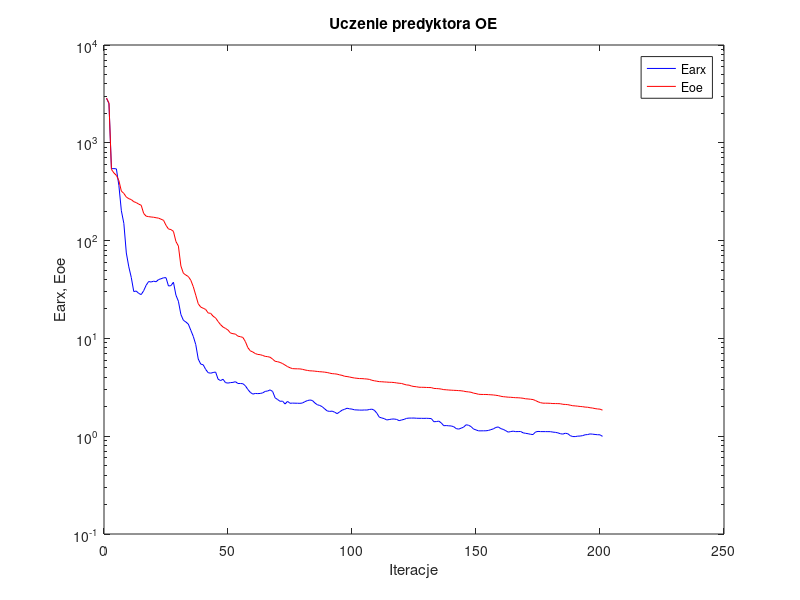
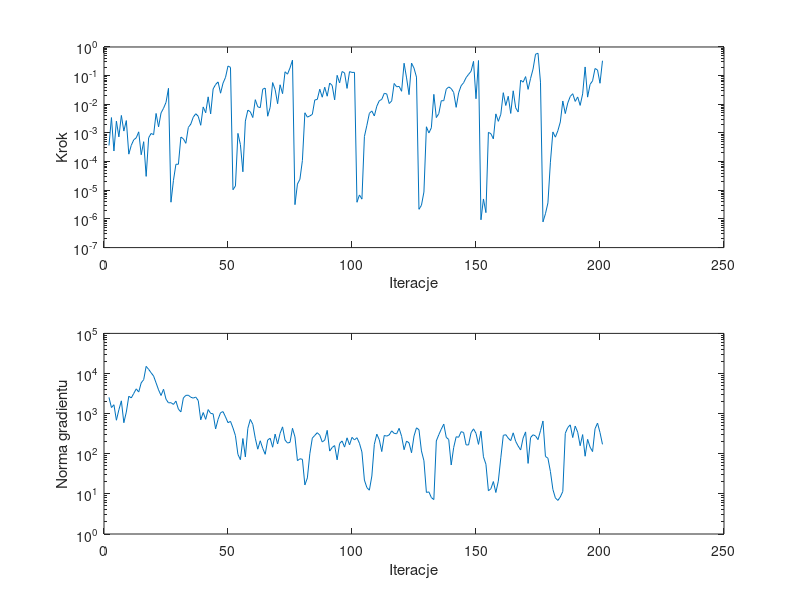

These charts were generated, in order, by the following MATLAB code:
%uczenie predyktora oe
clear all;
n=0; farx(n+1)=2.857316e+003; foe(n+1)=2.868162e+003; wspucz(n+1)=0.000000e+000; ng(n+1)=0.000000e+000;
%odnowa zmiennej metryki
n=1; farx(n+1)=2.515679e+003; foe(n+1)=2.548521e+003; krok(n+1)=3.655481e-004; ng(n+1)=2.540627e+003;
n=2; farx(n+1)=5.433649e+002; foe(n+1)=5.346914e+002; krok(n+1)=3.442236e-003; ng(n+1)=1.418307e+003;
n=3; farx(n+1)=5.450362e+002; foe(n+1)=4.917141e+002; krok(n+1)=2.349204e-004; ng(n+1)=1.667038e+003;
n=4; farx(n+1)=5.411482e+002; foe(n+1)=4.642594e+002; krok(n+1)=2.583925e-003; ng(n+1)=6.850372e+002;
n=5; farx(n+1)=3.656113e+002; foe(n+1)=4.112948e+002; krok(n+1)=7.304663e-004; ng(n+1)=1.248850e+003;
n=6; farx(n+1)=2.019373e+002; foe(n+1)=3.205604e+002; krok(n+1)=4.089695e-003; ng(n+1)=2.085364e+003;
n=7; farx(n+1)=1.499825e+002; foe(n+1)=3.037194e+002; krok(n+1)=1.163400e-003; ng(n+1)=5.940485e+002;
n=8; farx(n+1)=7.472047e+001; foe(n+1)=2.788843e+002; krok(n+1)=2.707062e-003; ng(n+1)=1.096781e+003;
n=9; farx(n+1)=5.391996e+001; foe(n+1)=2.683279e+002; krok(n+1)=1.821736e-004; ng(n+1)=2.716875e+003;
n=10; farx(n+1)=4.196488e+001; foe(n+1)=2.626322e+002; krok(n+1)=3.716872e-004; ng(n+1)=2.464466e+003;
n=11; farx(n+1)=3.014160e+001; foe(n+1)=2.499496e+002; krok(n+1)=5.769914e-004; ng(n+1)=3.189635e+003;
n=12; farx(n+1)=3.049295e+001; foe(n+1)=2.447465e+002; krok(n+1)=6.767654e-004; ng(n+1)=4.148434e+003;
n=13; farx(n+1)=2.884389e+001; foe(n+1)=2.359193e+002; krok(n+1)=1.093891e-003; ng(n+1)=3.454135e+003;
n=14; farx(n+1)=2.806528e+001; foe(n+1)=2.300042e+002; krok(n+1)=1.736749e-004; ng(n+1)=5.864418e+003;
n=15; farx(n+1)=3.075820e+001; foe(n+1)=1.895393e+002; krok(n+1)=4.957630e-004; ng(n+1)=7.026005e+003;
n=16; farx(n+1)=3.496311e+001; foe(n+1)=1.777198e+002; krok(n+1)=3.055547e-005; ng(n+1)=1.509231e+004;
n=17; farx(n+1)=3.816285e+001; foe(n+1)=1.757827e+002; krok(n+1)=6.791933e-004; ng(n+1)=1.268084e+004;
n=18; farx(n+1)=3.772429e+001; foe(n+1)=1.743889e+002; krok(n+1)=9.628457e-004; ng(n+1)=1.044387e+004;
n=19; farx(n+1)=3.847205e+001; foe(n+1)=1.732989e+002; krok(n+1)=8.684522e-004; ng(n+1)=8.635544e+003;
n=20; farx(n+1)=3.796797e+001; foe(n+1)=1.713238e+002; krok(n+1)=4.795168e-003; ng(n+1)=5.831379e+003;
n=21; farx(n+1)=3.996729e+001; foe(n+1)=1.697334e+002; krok(n+1)=1.632192e-003; ng(n+1)=3.910067e+003;
n=22; farx(n+1)=4.072840e+001; foe(n+1)=1.654780e+002; krok(n+1)=5.003630e-003; ng(n+1)=2.833178e+003;
n=23; farx(n+1)=4.166542e+001; foe(n+1)=1.613551e+002; krok(n+1)=7.242402e-003; ng(n+1)=4.055040e+003;
n=24; farx(n+1)=4.177665e+001; foe(n+1)=1.433072e+002; krok(n+1)=1.165868e-002; ng(n+1)=2.295710e+003;
n=25; farx(n+1)=3.432976e+001; foe(n+1)=1.313903e+002; krok(n+1)=3.616714e-002; ng(n+1)=1.855163e+003;
%odnowa zmiennej metryki
n=26; farx(n+1)=3.466170e+001; foe(n+1)=1.297107e+002; krok(n+1)=3.838059e-006; ng(n+1)=1.875735e+003;
n=27; farx(n+1)=3.755177e+001; foe(n+1)=1.242533e+002; krok(n+1)=2.208984e-005; ng(n+1)=1.698984e+003;
n=28; farx(n+1)=2.770511e+001; foe(n+1)=9.795738e+001; krok(n+1)=8.104372e-005; ng(n+1)=2.054775e+003;
n=29; farx(n+1)=2.397885e+001; foe(n+1)=8.792927e+001; krok(n+1)=8.074766e-005; ng(n+1)=1.296226e+003;
n=30; farx(n+1)=1.757455e+001; foe(n+1)=5.508662e+001; krok(n+1)=7.213414e-004; ng(n+1)=1.106135e+003;
n=31; farx(n+1)=1.533487e+001; foe(n+1)=4.639810e+001; krok(n+1)=6.250570e-004; ng(n+1)=2.457813e+003;
n=32; farx(n+1)=1.472007e+001; foe(n+1)=4.443375e+001; krok(n+1)=4.347668e-004; ng(n+1)=2.851745e+003;
n=33; farx(n+1)=1.401029e+001; foe(n+1)=4.292846e+001; krok(n+1)=1.561071e-003; ng(n+1)=2.879123e+003;
n=34; farx(n+1)=1.210746e+001; foe(n+1)=3.931592e+001; krok(n+1)=2.041615e-003; ng(n+1)=2.563597e+003;
n=35; farx(n+1)=1.048794e+001; foe(n+1)=3.381208e+001; krok(n+1)=3.558977e-003; ng(n+1)=2.438248e+003;
n=36; farx(n+1)=8.645919e+000; foe(n+1)=2.767401e+001; krok(n+1)=4.683883e-003; ng(n+1)=2.587023e+003;
n=37; farx(n+1)=6.154275e+000; foe(n+1)=2.260318e+001; krok(n+1)=3.816075e-003; ng(n+1)=2.116813e+003;
n=38; farx(n+1)=5.461271e+000; foe(n+1)=2.091090e+001; krok(n+1)=1.853619e-003; ng(n+1)=7.012975e+002;
n=39; farx(n+1)=5.372925e+000; foe(n+1)=2.034356e+001; krok(n+1)=8.085176e-003; ng(n+1)=1.065421e+003;
n=40; farx(n+1)=4.816230e+000; foe(n+1)=1.976463e+001; krok(n+1)=5.062842e-003; ng(n+1)=7.213236e+002;
n=41; farx(n+1)=4.463578e+000; foe(n+1)=1.818934e+001; krok(n+1)=1.820180e-002; ng(n+1)=1.262193e+003;
n=42; farx(n+1)=4.407807e+000; foe(n+1)=1.805060e+001; krok(n+1)=4.633174e-003; ng(n+1)=1.013859e+003;
n=43; farx(n+1)=4.481048e+000; foe(n+1)=1.685929e+001; krok(n+1)=3.432277e-002; ng(n+1)=9.879687e+002;
n=44; farx(n+1)=4.529779e+000; foe(n+1)=1.618740e+001; krok(n+1)=4.904612e-002; ng(n+1)=4.158996e+002;
n=45; farx(n+1)=3.828662e+000; foe(n+1)=1.487847e+001; krok(n+1)=6.045742e-002; ng(n+1)=7.220598e+002;
n=46; farx(n+1)=3.705622e+000; foe(n+1)=1.382339e+001; krok(n+1)=2.439969e-002; ng(n+1)=1.057108e+003;
n=47; farx(n+1)=3.819437e+000; foe(n+1)=1.305965e+001; krok(n+1)=5.483245e-002; ng(n+1)=1.123043e+003;
n=48; farx(n+1)=3.527827e+000; foe(n+1)=1.265425e+001; krok(n+1)=8.713251e-002; ng(n+1)=8.272394e+002;
n=49; farx(n+1)=3.492285e+000; foe(n+1)=1.216277e+001; krok(n+1)=2.168605e-001; ng(n+1)=5.949278e+002;
n=50; farx(n+1)=3.532413e+000; foe(n+1)=1.135159e+001; krok(n+1)=1.943277e-001; ng(n+1)=6.426131e+002;
%odnowa zmiennej metryki
n=51; farx(n+1)=3.550367e+000; foe(n+1)=1.117474e+001; krok(n+1)=1.046329e-005; ng(n+1)=4.414749e+002;
n=52; farx(n+1)=3.608094e+000; foe(n+1)=1.106444e+001; krok(n+1)=1.414532e-005; ng(n+1)=2.824762e+002;
n=53; farx(n+1)=3.459621e+000; foe(n+1)=1.054174e+001; krok(n+1)=9.676779e-004; ng(n+1)=9.649497e+001;
n=54; farx(n+1)=3.459055e+000; foe(n+1)=1.041576e+001; krok(n+1)=3.933588e-004; ng(n+1)=7.100020e+001;
n=55; farx(n+1)=3.441072e+000; foe(n+1)=1.022786e+001; krok(n+1)=4.418089e-005; ng(n+1)=2.397223e+002;
n=56; farx(n+1)=3.278260e+000; foe(n+1)=9.285576e+000; krok(n+1)=2.593399e-003; ng(n+1)=8.340711e+001;
n=57; farx(n+1)=3.004722e+000; foe(n+1)=8.045792e+000; krok(n+1)=6.255325e-003; ng(n+1)=4.307136e+002;
n=58; farx(n+1)=2.805733e+000; foe(n+1)=7.458051e+000; krok(n+1)=5.478088e-003; ng(n+1)=7.167629e+002;
n=59; farx(n+1)=2.694996e+000; foe(n+1)=7.261927e+000; krok(n+1)=3.452691e-003; ng(n+1)=5.413367e+002;
n=60; farx(n+1)=2.735283e+000; foe(n+1)=7.003189e+000; krok(n+1)=1.450364e-002; ng(n+1)=2.438548e+002;
n=61; farx(n+1)=2.726169e+000; foe(n+1)=6.853067e+000; krok(n+1)=8.161186e-003; ng(n+1)=1.300536e+002;
n=62; farx(n+1)=2.736226e+000; foe(n+1)=6.818390e+000; krok(n+1)=7.627492e-003; ng(n+1)=2.108483e+002;
n=63; farx(n+1)=2.773675e+000; foe(n+1)=6.690493e+000; krok(n+1)=3.369650e-002; ng(n+1)=1.365527e+002;
n=64; farx(n+1)=2.872496e+000; foe(n+1)=6.551117e+000; krok(n+1)=3.685289e-002; ng(n+1)=9.687921e+001;
n=65; farx(n+1)=2.899482e+000; foe(n+1)=6.506409e+000; krok(n+1)=3.835857e-003; ng(n+1)=2.202648e+002;
n=66; farx(n+1)=2.976559e+000; foe(n+1)=6.413769e+000; krok(n+1)=7.837498e-003; ng(n+1)=2.439488e+002;
n=67; farx(n+1)=2.864521e+000; foe(n+1)=6.136049e+000; krok(n+1)=5.730115e-002; ng(n+1)=1.455258e+002;
n=68; farx(n+1)=2.468019e+000; foe(n+1)=5.834040e+000; krok(n+1)=3.277333e-002; ng(n+1)=3.087675e+002;
n=69; farx(n+1)=2.371501e+000; foe(n+1)=5.777341e+000; krok(n+1)=1.046652e-002; ng(n+1)=1.752090e+002;
n=70; farx(n+1)=2.273463e+000; foe(n+1)=5.679342e+000; krok(n+1)=4.799811e-002; ng(n+1)=3.220048e+002;
n=71; farx(n+1)=2.284995e+000; foe(n+1)=5.531937e+000; krok(n+1)=2.351648e-002; ng(n+1)=4.680282e+002;
n=72; farx(n+1)=2.135194e+000; foe(n+1)=5.338145e+000; krok(n+1)=1.365450e-001; ng(n+1)=2.192745e+002;
n=73; farx(n+1)=2.271318e+000; foe(n+1)=5.148218e+000; krok(n+1)=1.125137e-001; ng(n+1)=1.852852e+002;
n=74; farx(n+1)=2.171390e+000; foe(n+1)=5.009710e+000; krok(n+1)=1.865458e-001; ng(n+1)=1.920689e+002;
n=75; farx(n+1)=2.180117e+000; foe(n+1)=4.910851e+000; krok(n+1)=3.485301e-001; ng(n+1)=4.309383e+002;
%odnowa zmiennej metryki
n=76; farx(n+1)=2.175540e+000; foe(n+1)=4.892136e+000; krok(n+1)=3.150147e-006; ng(n+1)=2.628138e+002;
n=77; farx(n+1)=2.173133e+000; foe(n+1)=4.886764e+000; krok(n+1)=1.649119e-005; ng(n+1)=6.712699e+001;
n=78; farx(n+1)=2.168323e+000; foe(n+1)=4.876676e+000; krok(n+1)=2.428432e-005; ng(n+1)=7.503483e+001;
n=79; farx(n+1)=2.184710e+000; foe(n+1)=4.830981e+000; krok(n+1)=1.098766e-004; ng(n+1)=7.266716e+001;
n=80; farx(n+1)=2.254398e+000; foe(n+1)=4.757183e+000; krok(n+1)=5.062842e-003; ng(n+1)=1.668553e+001;
n=81; farx(n+1)=2.312179e+000; foe(n+1)=4.707600e+000; krok(n+1)=3.559503e-003; ng(n+1)=2.501086e+001;
n=82; farx(n+1)=2.345212e+000; foe(n+1)=4.661140e+000; krok(n+1)=3.937497e-003; ng(n+1)=1.002471e+002;
n=83; farx(n+1)=2.320019e+000; foe(n+1)=4.652833e+000; krok(n+1)=4.447430e-003; ng(n+1)=2.456699e+002;
n=84; farx(n+1)=2.189395e+000; foe(n+1)=4.623924e+000; krok(n+1)=1.420161e-002; ng(n+1)=2.870067e+002;
n=85; farx(n+1)=2.098535e+000; foe(n+1)=4.595167e+000; krok(n+1)=1.479856e-002; ng(n+1)=3.349956e+002;
n=86; farx(n+1)=2.061687e+000; foe(n+1)=4.563615e+000; krok(n+1)=3.360874e-002; ng(n+1)=2.908835e+002;
n=87; farx(n+1)=2.003285e+000; foe(n+1)=4.547577e+000; krok(n+1)=1.767909e-002; ng(n+1)=1.968503e+002;
n=88; farx(n+1)=1.900906e+000; foe(n+1)=4.516280e+000; krok(n+1)=3.948745e-002; ng(n+1)=2.184769e+002;
n=89; farx(n+1)=1.813427e+000; foe(n+1)=4.479744e+000; krok(n+1)=1.916842e-002; ng(n+1)=3.830149e+002;
n=90; farx(n+1)=1.793259e+000; foe(n+1)=4.414696e+000; krok(n+1)=5.524306e-002; ng(n+1)=1.165940e+002;
n=91; farx(n+1)=1.804486e+000; foe(n+1)=4.361114e+000; krok(n+1)=4.545636e-002; ng(n+1)=1.434161e+002;
n=92; farx(n+1)=1.760504e+000; foe(n+1)=4.342704e+000; krok(n+1)=1.427439e-002; ng(n+1)=1.600627e+002;
n=93; farx(n+1)=1.700881e+000; foe(n+1)=4.310433e+000; krok(n+1)=1.025515e-001; ng(n+1)=7.057944e+001;
n=94; farx(n+1)=1.772255e+000; foe(n+1)=4.240103e+000; krok(n+1)=5.576355e-002; ng(n+1)=1.803331e+002;
n=95; farx(n+1)=1.845539e+000; foe(n+1)=4.189772e+000; krok(n+1)=1.392689e-001; ng(n+1)=2.084184e+002;
n=96; farx(n+1)=1.882981e+000; foe(n+1)=4.101620e+000; krok(n+1)=1.251442e-001; ng(n+1)=1.465187e+002;
n=97; farx(n+1)=1.932465e+000; foe(n+1)=4.074674e+000; krok(n+1)=3.586741e-002; ng(n+1)=2.496894e+002;
n=98; farx(n+1)=1.905649e+000; foe(n+1)=4.030615e+000; krok(n+1)=1.380129e-001; ng(n+1)=1.666038e+002;
n=99; farx(n+1)=1.892922e+000; foe(n+1)=3.978049e+000; krok(n+1)=1.296496e-001; ng(n+1)=2.563726e+002;
n=100; farx(n+1)=1.860976e+000; foe(n+1)=3.936516e+000; krok(n+1)=1.300618e-001; ng(n+1)=2.215468e+002;
%odnowa zmiennej metryki
n=101; farx(n+1)=1.855406e+000; foe(n+1)=3.910165e+000; krok(n+1)=3.819098e-006; ng(n+1)=2.512716e+002;
n=102; farx(n+1)=1.849824e+000; foe(n+1)=3.885115e+000; krok(n+1)=6.872937e-006; ng(n+1)=1.827745e+002;
n=103; farx(n+1)=1.847632e+000; foe(n+1)=3.880529e+000; krok(n+1)=4.910098e-006; ng(n+1)=1.108715e+002;
n=104; farx(n+1)=1.854493e+000; foe(n+1)=3.861818e+000; krok(n+1)=7.496833e-004; ng(n+1)=2.208140e+001;
n=105; farx(n+1)=1.851464e+000; foe(n+1)=3.843768e+000; krok(n+1)=1.849454e-003; ng(n+1)=1.433546e+001;
n=106; farx(n+1)=1.875097e+000; foe(n+1)=3.810104e+000; krok(n+1)=4.838912e-003; ng(n+1)=1.236527e+001;
n=107; farx(n+1)=1.891331e+000; foe(n+1)=3.733162e+000; krok(n+1)=5.852382e-003; ng(n+1)=2.780554e+001;
n=108; farx(n+1)=1.843055e+000; foe(n+1)=3.687681e+000; krok(n+1)=3.912002e-003; ng(n+1)=1.720297e+002;
n=109; farx(n+1)=1.721950e+000; foe(n+1)=3.650707e+000; krok(n+1)=8.579668e-003; ng(n+1)=3.083410e+002;
n=110; farx(n+1)=1.566541e+000; foe(n+1)=3.613551e+000; krok(n+1)=1.333847e-002; ng(n+1)=2.235541e+002;
n=111; farx(n+1)=1.536248e+000; foe(n+1)=3.603850e+000; krok(n+1)=1.482896e-002; ng(n+1)=1.134912e+002;
n=112; farx(n+1)=1.512790e+000; foe(n+1)=3.587657e+000; krok(n+1)=2.409244e-002; ng(n+1)=2.853447e+002;
n=113; farx(n+1)=1.466151e+000; foe(n+1)=3.575602e+000; krok(n+1)=2.307159e-002; ng(n+1)=2.756729e+002;
n=114; farx(n+1)=1.479961e+000; foe(n+1)=3.560669e+000; krok(n+1)=1.064021e-002; ng(n+1)=2.943810e+002;
n=115; farx(n+1)=1.496537e+000; foe(n+1)=3.555619e+000; krok(n+1)=1.311143e-002; ng(n+1)=3.720620e+002;
n=116; farx(n+1)=1.499595e+000; foe(n+1)=3.537692e+000; krok(n+1)=5.335388e-002; ng(n+1)=3.220239e+002;
n=117; farx(n+1)=1.484345e+000; foe(n+1)=3.505973e+000; krok(n+1)=4.077788e-002; ng(n+1)=3.148382e+002;
n=118; farx(n+1)=1.442009e+000; foe(n+1)=3.478974e+000; krok(n+1)=4.219480e-002; ng(n+1)=4.304215e+002;
n=119; farx(n+1)=1.465182e+000; foe(n+1)=3.460307e+000; krok(n+1)=2.847603e-002; ng(n+1)=2.723686e+002;
n=120; farx(n+1)=1.486262e+000; foe(n+1)=3.396906e+000; krok(n+1)=2.709781e-001; ng(n+1)=1.262556e+002;
n=121; farx(n+1)=1.521323e+000; foe(n+1)=3.342759e+000; krok(n+1)=8.343059e-002; ng(n+1)=2.072142e+002;
n=122; farx(n+1)=1.532239e+000; foe(n+1)=3.327476e+000; krok(n+1)=2.173419e-002; ng(n+1)=1.868566e+002;
n=123; farx(n+1)=1.531929e+000; foe(n+1)=3.257921e+000; krok(n+1)=2.745494e-001; ng(n+1)=1.059700e+002;
n=124; farx(n+1)=1.533728e+000; foe(n+1)=3.222136e+000; krok(n+1)=1.827807e-001; ng(n+1)=2.761365e+002;
n=125; farx(n+1)=1.526409e+000; foe(n+1)=3.202837e+000; krok(n+1)=8.892157e-002; ng(n+1)=4.429653e+002;
%odnowa zmiennej metryki
n=126; farx(n+1)=1.524295e+000; foe(n+1)=3.167776e+000; krok(n+1)=2.167989e-006; ng(n+1)=3.969788e+002;
n=127; farx(n+1)=1.523917e+000; foe(n+1)=3.163729e+000; krok(n+1)=2.991239e-006; ng(n+1)=1.176679e+002;
n=128; farx(n+1)=1.521780e+000; foe(n+1)=3.160434e+000; krok(n+1)=8.720009e-006; ng(n+1)=6.691134e+001;
n=129; farx(n+1)=1.524986e+000; foe(n+1)=3.150921e+000; krok(n+1)=1.645803e-003; ng(n+1)=1.086200e+001;
n=130; farx(n+1)=1.520498e+000; foe(n+1)=3.145051e+000; krok(n+1)=9.988735e-004; ng(n+1)=1.121945e+001;
n=131; farx(n+1)=1.513175e+000; foe(n+1)=3.140078e+000; krok(n+1)=1.516318e-003; ng(n+1)=8.095228e+000;
n=132; farx(n+1)=1.406377e+000; foe(n+1)=3.080591e+000; krok(n+1)=2.223039e-002; ng(n+1)=7.208190e+000;
n=133; farx(n+1)=1.411441e+000; foe(n+1)=3.071121e+000; krok(n+1)=3.442236e-003; ng(n+1)=2.089759e+002;
n=134; farx(n+1)=1.426929e+000; foe(n+1)=3.058756e+000; krok(n+1)=4.747676e-003; ng(n+1)=2.986866e+002;
n=135; farx(n+1)=1.366559e+000; foe(n+1)=3.032871e+000; krok(n+1)=1.333847e-002; ng(n+1)=4.103905e+002;
n=136; farx(n+1)=1.280416e+000; foe(n+1)=2.994462e+000; krok(n+1)=1.333847e-002; ng(n+1)=5.484886e+002;
n=137; farx(n+1)=1.284766e+000; foe(n+1)=2.982961e+000; krok(n+1)=3.360874e-002; ng(n+1)=2.567067e+002;
n=138; farx(n+1)=1.277176e+000; foe(n+1)=2.966110e+000; krok(n+1)=4.030924e-002; ng(n+1)=2.270659e+002;
n=139; farx(n+1)=1.272793e+000; foe(n+1)=2.956303e+000; krok(n+1)=3.552033e-002; ng(n+1)=5.253782e+001;
n=140; farx(n+1)=1.251342e+000; foe(n+1)=2.945476e+000; krok(n+1)=2.578794e-002; ng(n+1)=1.431456e+002;
n=141; farx(n+1)=1.196942e+000; foe(n+1)=2.938188e+000; krok(n+1)=7.835038e-003; ng(n+1)=2.655545e+002;
n=142; farx(n+1)=1.181606e+000; foe(n+1)=2.924887e+000; krok(n+1)=2.509977e-002; ng(n+1)=2.578143e+002;
n=143; farx(n+1)=1.207802e+000; foe(n+1)=2.914956e+000; krok(n+1)=4.438543e-002; ng(n+1)=3.553591e+002;
n=144; farx(n+1)=1.238002e+000; foe(n+1)=2.888387e+000; krok(n+1)=5.671128e-002; ng(n+1)=3.389389e+002;
n=145; farx(n+1)=1.308970e+000; foe(n+1)=2.855291e+000; krok(n+1)=8.512166e-002; ng(n+1)=1.667558e+002;
n=146; farx(n+1)=1.294022e+000; foe(n+1)=2.837721e+000; krok(n+1)=1.107294e-001; ng(n+1)=1.654520e+002;
n=147; farx(n+1)=1.254063e+000; foe(n+1)=2.814250e+000; krok(n+1)=1.416892e-001; ng(n+1)=3.339732e+002;
n=148; farx(n+1)=1.184213e+000; foe(n+1)=2.756904e+000; krok(n+1)=3.152950e-001; ng(n+1)=4.179639e+002;
n=149; farx(n+1)=1.159997e+000; foe(n+1)=2.727789e+000; krok(n+1)=1.561853e-002; ng(n+1)=3.223914e+002;
n=150; farx(n+1)=1.134568e+000; foe(n+1)=2.684268e+000; krok(n+1)=3.374549e-001; ng(n+1)=1.713644e+002;
%odnowa zmiennej metryki
n=151; farx(n+1)=1.134505e+000; foe(n+1)=2.674106e+000; krok(n+1)=9.339694e-007; ng(n+1)=3.652597e+002;
n=152; farx(n+1)=1.135681e+000; foe(n+1)=2.671001e+000; krok(n+1)=4.976235e-006; ng(n+1)=8.387972e+001;
n=153; farx(n+1)=1.135842e+000; foe(n+1)=2.670498e+000; krok(n+1)=1.659754e-006; ng(n+1)=5.492962e+001;
n=154; farx(n+1)=1.145298e+000; foe(n+1)=2.661708e+000; krok(n+1)=1.050273e-003; ng(n+1)=1.193408e+001;
n=155; farx(n+1)=1.166876e+000; foe(n+1)=2.651416e+000; krok(n+1)=9.446471e-004; ng(n+1)=1.342764e+001;
n=156; farx(n+1)=1.188590e+000; foe(n+1)=2.640905e+000; krok(n+1)=6.212354e-004; ng(n+1)=2.029515e+001;
n=157; farx(n+1)=1.229461e+000; foe(n+1)=2.620551e+000; krok(n+1)=4.633998e-003; ng(n+1)=1.082484e+001;
n=158; farx(n+1)=1.243342e+000; foe(n+1)=2.599713e+000; krok(n+1)=2.543628e-003; ng(n+1)=2.079454e+001;
n=159; farx(n+1)=1.195334e+000; foe(n+1)=2.559693e+000; krok(n+1)=4.483426e-003; ng(n+1)=7.917175e+001;
n=160; farx(n+1)=1.173624e+000; foe(n+1)=2.535988e+000; krok(n+1)=2.539936e-002; ng(n+1)=2.871029e+002;
n=161; farx(n+1)=1.138512e+000; foe(n+1)=2.522205e+000; krok(n+1)=9.093040e-003; ng(n+1)=2.988177e+002;
n=162; farx(n+1)=1.100329e+000; foe(n+1)=2.505993e+000; krok(n+1)=1.909176e-002; ng(n+1)=2.449259e+002;
n=163; farx(n+1)=1.116111e+000; foe(n+1)=2.500369e+000; krok(n+1)=4.806036e-003; ng(n+1)=2.123615e+002;
n=164; farx(n+1)=1.125682e+000; foe(n+1)=2.486775e+000; krok(n+1)=2.959126e-002; ng(n+1)=3.323458e+002;
n=165; farx(n+1)=1.113897e+000; foe(n+1)=2.475608e+000; krok(n+1)=7.558357e-003; ng(n+1)=2.033229e+002;
n=166; farx(n+1)=1.115294e+000; foe(n+1)=2.472366e+000; krok(n+1)=5.381741e-003; ng(n+1)=1.554699e+002;
n=167; farx(n+1)=1.117118e+000; foe(n+1)=2.460079e+000; krok(n+1)=6.963444e-002; ng(n+1)=1.241238e+002;
n=168; farx(n+1)=1.082533e+000; foe(n+1)=2.442992e+000; krok(n+1)=5.908701e-002; ng(n+1)=2.461106e+002;
n=169; farx(n+1)=1.070302e+000; foe(n+1)=2.412351e+000; krok(n+1)=9.267410e-002; ng(n+1)=3.503373e+002;
n=170; farx(n+1)=1.060319e+000; foe(n+1)=2.403743e+000; krok(n+1)=3.320390e-002; ng(n+1)=5.748986e+001;
n=171; farx(n+1)=1.046218e+000; foe(n+1)=2.386887e+000; krok(n+1)=7.959957e-002; ng(n+1)=2.534203e+002;
n=172; farx(n+1)=1.039841e+000; foe(n+1)=2.369646e+000; krok(n+1)=1.686145e-001; ng(n+1)=2.975200e+002;
n=173; farx(n+1)=1.104486e+000; foe(n+1)=2.315260e+000; krok(n+1)=5.600723e-001; ng(n+1)=2.782811e+002;
n=174; farx(n+1)=1.119251e+000; foe(n+1)=2.249077e+000; krok(n+1)=6.041087e-001; ng(n+1)=2.249693e+002;
n=175; farx(n+1)=1.114693e+000; foe(n+1)=2.202958e+000; krok(n+1)=5.919426e-002; ng(n+1)=3.748472e+002;
%odnowa zmiennej metryki
n=176; farx(n+1)=1.114333e+000; foe(n+1)=2.176665e+000; krok(n+1)=7.883974e-007; ng(n+1)=6.558151e+002;
n=177; farx(n+1)=1.114044e+000; foe(n+1)=2.175896e+000; krok(n+1)=1.517571e-006; ng(n+1)=8.574673e+001;
n=178; farx(n+1)=1.113291e+000; foe(n+1)=2.174281e+000; krok(n+1)=3.629487e-006; ng(n+1)=7.746393e+001;
n=179; farx(n+1)=1.113013e+000; foe(n+1)=2.167665e+000; krok(n+1)=9.531131e-005; ng(n+1)=3.622565e+001;
n=180; farx(n+1)=1.101134e+000; foe(n+1)=2.157733e+000; krok(n+1)=1.088038e-003; ng(n+1)=1.293044e+001;
n=181; farx(n+1)=1.095020e+000; foe(n+1)=2.156128e+000; krok(n+1)=7.138862e-004; ng(n+1)=7.953502e+000;
n=182; farx(n+1)=1.082095e+000; foe(n+1)=2.153606e+000; krok(n+1)=1.192799e-003; ng(n+1)=6.856683e+000;
n=183; farx(n+1)=1.060906e+000; foe(n+1)=2.148461e+000; krok(n+1)=2.422929e-003; ng(n+1)=8.390304e+000;
n=184; farx(n+1)=1.050471e+000; foe(n+1)=2.119362e+000; krok(n+1)=1.303720e-002; ng(n+1)=1.150676e+001;
n=185; farx(n+1)=1.072428e+000; foe(n+1)=2.112098e+000; krok(n+1)=4.747676e-003; ng(n+1)=3.236944e+002;
n=186; farx(n+1)=1.060758e+000; foe(n+1)=2.102395e+000; krok(n+1)=1.109636e-002; ng(n+1)=4.497735e+002;
n=187; farx(n+1)=1.013350e+000; foe(n+1)=2.075459e+000; krok(n+1)=1.875076e-002; ng(n+1)=5.254632e+002;
n=188; farx(n+1)=9.918004e-001; foe(n+1)=2.049142e+000; krok(n+1)=2.340953e-002; ng(n+1)=2.535372e+002;
n=189; farx(n+1)=9.910616e-001; foe(n+1)=2.040885e+000; krok(n+1)=1.260621e-002; ng(n+1)=4.894693e+002;
n=190; farx(n+1)=1.001407e+000; foe(n+1)=2.027904e+000; krok(n+1)=1.806016e-002; ng(n+1)=3.445732e+002;
n=191; farx(n+1)=1.003893e+000; foe(n+1)=2.013840e+000; krok(n+1)=9.152723e-003; ng(n+1)=1.586087e+002;
n=192; farx(n+1)=1.013736e+000; foe(n+1)=2.004144e+000; krok(n+1)=2.307159e-002; ng(n+1)=3.005372e+002;
n=193; farx(n+1)=1.033894e+000; foe(n+1)=1.984266e+000; krok(n+1)=2.010759e-001; ng(n+1)=8.681277e+001;
n=194; farx(n+1)=1.039469e+000; foe(n+1)=1.978100e+000; krok(n+1)=1.778972e-002; ng(n+1)=2.287700e+002;
n=195; farx(n+1)=1.055397e+000; foe(n+1)=1.954534e+000; krok(n+1)=4.953895e-002; ng(n+1)=1.462300e+002;
n=196; farx(n+1)=1.049281e+000; foe(n+1)=1.941082e+000; krok(n+1)=6.583798e-002; ng(n+1)=1.132924e+002;
n=197; farx(n+1)=1.041799e+000; foe(n+1)=1.915864e+000; krok(n+1)=1.775417e-001; ng(n+1)=4.205893e+002;
n=198; farx(n+1)=1.035359e+000; foe(n+1)=1.899602e+000; krok(n+1)=1.576475e-001; ng(n+1)=5.812808e+002;
n=199; farx(n+1)=1.033342e+000; foe(n+1)=1.890179e+000; krok(n+1)=5.424665e-002; ng(n+1)=3.378521e+002;
n=200; farx(n+1)=9.961354e-001; foe(n+1)=1.847444e+000; krok(n+1)=3.311156e-001; ng(n+1)=1.716132e+002;

figure; semilogy(farx,'b'); hold on; semilogy(foe,'r'); xlabel('Iteracje'); ylabel('Earx, Eoe'); legend('Earx','Eoe'); title('Uczenie predyktora OE');
figure; subplot(2,1,1); semilogy(krok); xlabel('Iteracje'); ylabel('Krok');
subplot(2,1,2); semilogy(ng); xlabel('Iteracje'); ylabel('Norma gradientu');
Earx=farx(n+1)
Eoe=foe(n+1)
